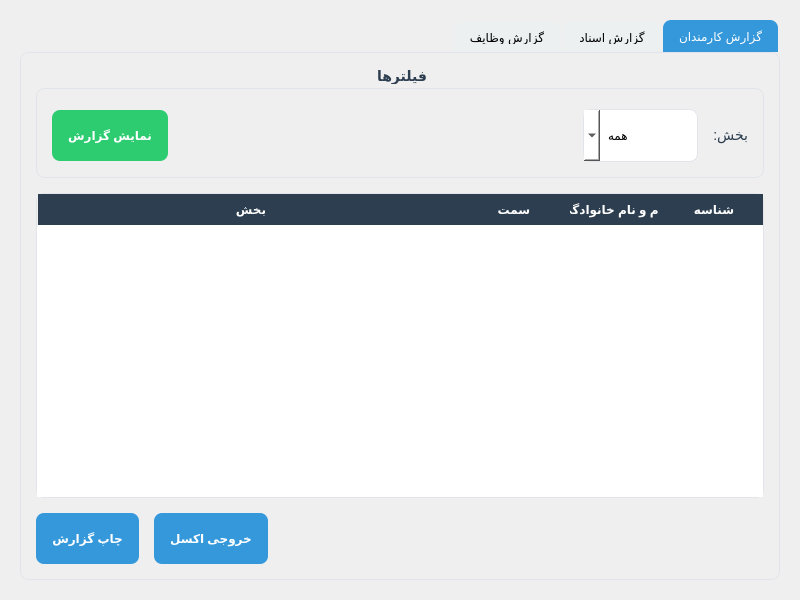
<?xml version="1.0" encoding="UTF-8"?>
<ui version="4.0">
 <class>Reports</class>
 <widget class="QWidget" name="Reports">
  <property name="geometry">
   <rect>
    <x>0</x>
    <y>0</y>
    <width>800</width>
    <height>600</height>
   </rect>
  </property>
  <property name="layoutDirection">
   <enum>Qt::RightToLeft</enum>
  </property>
  <property name="styleSheet">
   <string notr="true">QComboBox, QDateEdit {
  padding: 8px;
  border: 1px solid #e1e4e8;
  border-radius: 8px;
  background-color: white;
  min-height: 35px;
}
QTabWidget::pane {
  border: 1px solid #e1e4e8;
  border-radius: 8px;
}
QTabBar::tab {
  background-color: #ecf0f1;
  padding: 8px 16px;
  border-top-left-radius: 8px;
  border-top-right-radius: 8px;
  margin-right: 2px;
}
QTabBar::tab:selected {
  background-color: #3498db;
  color: white;
}
QTabBar::tab:!selected {
  margin-top: 2px;
}
QTableWidget {
  border: 1px solid #e1e4e8;
  border-radius: 8px;
  alternate-background-color: #f5f8fa;
  gridline-color: #e1e4e8;
}
QHeaderView::section {
  background-color: #2c3e50;
  color: white;
  padding: 6px;
  border: none;
  font-weight: bold;
}
QPushButton {
  border-radius: 8px;
  padding: 8px 16px;
  font-weight: bold;
  min-height: 35px;
}
QPushButton#exportButton, QPushButton#printButton {
  background-color: #3498db;
  color: white;
}
QPushButton#exportButton:hover, QPushButton#printButton:hover {
  background-color: #2980b9;
}
QLabel {
  font-size: 14px;
  color: #2c3e50;
}
QGroupBox {
  border: 1px solid #e1e4e8;
  border-radius: 8px;
  margin-top: 20px;
  font-size: 14px;
  font-weight: bold;
}
QGroupBox::title {
  subcontrol-origin: margin;
  subcontrol-position: top center;
  padding: 0 8px;
  color: #2c3e50;
}
QSplitter::handle {
  background-color: #e1e4e8;
}
QSplitter::handle:horizontal {
  width: 1px;
}
QSplitter::handle:vertical {
  height: 1px;
}</string>
  </property>
  <layout class="QVBoxLayout" name="verticalLayout">
   <property name="spacing">
    <number>15</number>
   </property>
   <property name="leftMargin">
    <number>20</number>
   </property>
   <property name="topMargin">
    <number>20</number>
   </property>
   <property name="rightMargin">
    <number>20</number>
   </property>
   <property name="bottomMargin">
    <number>20</number>
   </property>
   <item>
    <widget class="QTabWidget" name="tabWidget">
     <property name="currentIndex">
      <number>0</number>
     </property>
     <widget class="QWidget" name="employeeReportTab">
      <attribute name="title">
       <string>گزارش کارمندان</string>
      </attribute>
      <layout class="QVBoxLayout" name="verticalLayout_2">
       <property name="spacing">
        <number>15</number>
       </property>
       <property name="leftMargin">
        <number>15</number>
       </property>
       <property name="topMargin">
        <number>15</number>
       </property>
       <property name="rightMargin">
        <number>15</number>
       </property>
       <property name="bottomMargin">
        <number>15</number>
       </property>
       <item>
        <widget class="QGroupBox" name="filterGroupBox">
         <property name="title">
          <string>فیلترها</string>
         </property>
         <layout class="QHBoxLayout" name="horizontalLayout">
          <property name="spacing">
           <number>15</number>
          </property>
          <property name="leftMargin">
           <number>15</number>
          </property>
          <property name="topMargin">
           <number>20</number>
          </property>
          <property name="rightMargin">
           <number>15</number>
          </property>
          <property name="bottomMargin">
           <number>15</number>
          </property>
          <item>
           <widget class="QLabel" name="departmentLabel">
            <property name="text">
             <string>بخش:</string>
            </property>
           </widget>
          </item>
          <item>
           <widget class="QComboBox" name="departmentCombo">
            <item>
             <property name="text">
              <string>همه</string>
             </property>
            </item>
            <item>
             <property name="text">
              <string>فناوری اطلاعات</string>
             </property>
            </item>
            <item>
             <property name="text">
              <string>منابع انسانی</string>
             </property>
            </item>
            <item>
             <property name="text">
              <string>مالی</string>
             </property>
            </item>
            <item>
             <property name="text">
              <string>بازاریابی</string>
             </property>
            </item>
           </widget>
          </item>
          <item>
           <spacer name="horizontalSpacer">
            <property name="orientation">
             <enum>Qt::Horizontal</enum>
            </property>
            <property name="sizeHint" stdset="0">
             <size>
              <width>40</width>
              <height>20</height>
             </size>
            </property>
           </spacer>
          </item>
          <item>
           <widget class="QPushButton" name="generateButton">
            <property name="styleSheet">
             <string notr="true">background-color: #2ecc71;
color: white;</string>
            </property>
            <property name="text">
             <string>نمایش گزارش</string>
            </property>
           </widget>
          </item>
         </layout>
        </widget>
       </item>
       <item>
        <widget class="QTableWidget" name="employeeTable">
         <property name="alternatingRowColors">
          <bool>true</bool>
         </property>
         <property name="selectionBehavior">
          <enum>QAbstractItemView::SelectRows</enum>
         </property>
         <property name="sortingEnabled">
          <bool>true</bool>
         </property>
         <attribute name="horizontalHeaderStretchLastSection">
          <bool>true</bool>
         </attribute>
         <column>
          <property name="text">
           <string>شناسه</string>
          </property>
         </column>
         <column>
          <property name="text">
           <string>نام و نام خانوادگی</string>
          </property>
         </column>
         <column>
          <property name="text">
           <string>سمت</string>
          </property>
         </column>
         <column>
          <property name="text">
           <string>بخش</string>
          </property>
         </column>
        </widget>
       </item>
       <item>
        <layout class="QHBoxLayout" name="actionLayout">
         <property name="spacing">
          <number>15</number>
         </property>
         <item>
          <spacer name="horizontalSpacer_2">
           <property name="orientation">
            <enum>Qt::Horizontal</enum>
           </property>
           <property name="sizeHint" stdset="0">
            <size>
             <width>40</width>
             <height>20</height>
            </size>
           </property>
          </spacer>
         </item>
         <item>
          <widget class="QPushButton" name="exportButton">
           <property name="text">
            <string>خروجی اکسل</string>
           </property>
          </widget>
         </item>
         <item>
          <widget class="QPushButton" name="printButton">
           <property name="text">
            <string>چاپ گزارش</string>
           </property>
          </widget>
         </item>
        </layout>
       </item>
      </layout>
     </widget>
     <widget class="QWidget" name="documentReportTab">
      <attribute name="title">
       <string>گزارش اسناد</string>
      </attribute>
      <layout class="QVBoxLayout" name="verticalLayout_3">
       <property name="spacing">
        <number>15</number>
       </property>
       <property name="leftMargin">
        <number>15</number>
       </property>
       <property name="topMargin">
        <number>15</number>
       </property>
       <property name="rightMargin">
        <number>15</number>
       </property>
       <property name="bottomMargin">
        <number>15</number>
       </property>
       <item>
        <widget class="QGroupBox" name="docFilterGroupBox">
         <property name="title">
          <string>فیلترها</string>
         </property>
         <layout class="QHBoxLayout" name="horizontalLayout_2">
          <property name="spacing">
           <number>15</number>
          </property>
          <property name="leftMargin">
           <number>15</number>
          </property>
          <property name="topMargin">
           <number>20</number>
          </property>
          <property name="rightMargin">
           <number>15</number>
          </property>
          <property name="bottomMargin">
           <number>15</number>
          </property>
          <item>
           <widget class="QLabel" name="dateFromLabel">
            <property name="text">
             <string>از تاریخ:</string>
            </property>
           </widget>
          </item>
          <item>
           <widget class="QDateEdit" name="dateFromEdit">
            <property name="calendarPopup">
             <bool>true</bool>
            </property>
           </widget>
          </item>
          <item>
           <widget class="QLabel" name="dateToLabel">
            <property name="text">
             <string>تا تاریخ:</string>
            </property>
           </widget>
          </item>
          <item>
           <widget class="QDateEdit" name="dateToEdit">
            <property name="calendarPopup">
             <bool>true</bool>
            </property>
           </widget>
          </item>
          <item>
           <spacer name="horizontalSpacer_3">
            <property name="orientation">
             <enum>Qt::Horizontal</enum>
            </property>
            <property name="sizeHint" stdset="0">
             <size>
              <width>40</width>
              <height>20</height>
             </size>
            </property>
           </spacer>
          </item>
          <item>
           <widget class="QPushButton" name="generateDocButton">
            <property name="styleSheet">
             <string notr="true">background-color: #2ecc71;
color: white;</string>
            </property>
            <property name="text">
             <string>نمایش گزارش</string>
            </property>
           </widget>
          </item>
         </layout>
        </widget>
       </item>
       <item>
        <widget class="QTableWidget" name="documentTable">
         <property name="alternatingRowColors">
          <bool>true</bool>
         </property>
         <property name="selectionBehavior">
          <enum>QAbstractItemView::SelectRows</enum>
         </property>
         <property name="sortingEnabled">
          <bool>true</bool>
         </property>
         <attribute name="horizontalHeaderStretchLastSection">
          <bool>true</bool>
         </attribute>
         <column>
          <property name="text">
           <string>شناسه</string>
          </property>
         </column>
         <column>
          <property name="text">
           <string>عنوان</string>
          </property>
         </column>
         <column>
          <property name="text">
           <string>نویسنده</string>
          </property>
         </column>
         <column>
          <property name="text">
           <string>تاریخ ایجاد</string>
          </property>
         </column>
        </widget>
       </item>
       <item>
        <layout class="QHBoxLayout" name="docActionLayout">
         <property name="spacing">
          <number>15</number>
         </property>
         <item>
          <spacer name="horizontalSpacer_4">
           <property name="orientation">
            <enum>Qt::Horizontal</enum>
           </property>
           <property name="sizeHint" stdset="0">
            <size>
             <width>40</width>
             <height>20</height>
            </size>
           </property>
          </spacer>
         </item>
         <item>
          <widget class="QPushButton" name="exportDocButton">
           <property name="text">
            <string>خروجی اکسل</string>
           </property>
          </widget>
         </item>
         <item>
          <widget class="QPushButton" name="printDocButton">
           <property name="text">
            <string>چاپ گزارش</string>
           </property>
          </widget>
         </item>
        </layout>
       </item>
      </layout>
     </widget>
     <widget class="QWidget" name="taskReportTab">
      <attribute name="title">
       <string>گزارش وظایف</string>
      </attribute>
      <layout class="QVBoxLayout" name="verticalLayout_4">
       <property name="spacing">
        <number>15</number>
       </property>
       <property name="leftMargin">
        <number>15</number>
       </property>
       <property name="topMargin">
        <number>15</number>
       </property>
       <property name="rightMargin">
        <number>15</number>
       </property>
       <property name="bottomMargin">
        <number>15</number>
       </property>
       <item>
        <widget class="QGroupBox" name="taskFilterGroupBox">
         <property name="title">
          <string>فیلترها</string>
         </property>
         <layout class="QHBoxLayout" name="horizontalLayout_3">
          <property name="spacing">
           <number>15</number>
          </property>
          <property name="leftMargin">
           <number>15</number>
          </property>
          <property name="topMargin">
           <number>20</number>
          </property>
          <property name="rightMargin">
           <number>15</number>
          </property>
          <property name="bottomMargin">
           <number>15</number>
          </property>
          <item>
           <widget class="QLabel" name="statusLabel">
            <property name="text">
             <string>وضعیت:</string>
            </property>
           </widget>
          </item>
          <item>
           <widget class="QComboBox" name="statusCombo">
            <item>
             <property name="text">
              <string>همه</string>
             </property>
            </item>
            <item>
             <property name="text">
              <string>در انتظار</string>
             </property>
            </item>
            <item>
             <property name="text">
              <string>در حال انجام</string>
             </property>
            </item>
            <item>
             <property name="text">
              <string>تکمیل شده</string>
             </property>
            </item>
           </widget>
          </item>
          <item>
           <widget class="QLabel" name="assigneeLabel">
            <property name="text">
             <string>مسئول:</string>
            </property>
           </widget>
          </item>
          <item>
           <widget class="QComboBox" name="assigneeCombo">
            <item>
             <property name="text">
              <string>همه</string>
             </property>
            </item>
           </widget>
          </item>
          <item>
           <spacer name="horizontalSpacer_5">
            <property name="orientation">
             <enum>Qt::Horizontal</enum>
            </property>
            <property name="sizeHint" stdset="0">
             <size>
              <width>40</width>
              <height>20</height>
             </size>
            </property>
           </spacer>
          </item>
          <item>
           <widget class="QPushButton" name="generateTaskButton">
            <property name="styleSheet">
             <string notr="true">background-color: #2ecc71;
color: white;</string>
            </property>
            <property name="text">
             <string>نمایش گزارش</string>
            </property>
           </widget>
          </item>
         </layout>
        </widget>
       </item>
       <item>
        <widget class="QTableWidget" name="taskTable">
         <property name="alternatingRowColors">
          <bool>true</bool>
         </property>
         <property name="selectionBehavior">
          <enum>QAbstractItemView::SelectRows</enum>
         </property>
         <property name="sortingEnabled">
          <bool>true</bool>
         </property>
         <attribute name="horizontalHeaderStretchLastSection">
          <bool>true</bool>
         </attribute>
         <column>
          <property name="text">
           <string>شناسه</string>
          </property>
         </column>
         <column>
          <property name="text">
           <string>عنوان</string>
          </property>
         </column>
         <column>
          <property name="text">
           <string>مسئول</string>
          </property>
         </column>
         <column>
          <property name="text">
           <string>مهلت انجام</string>
          </property>
         </column>
         <column>
          <property name="text">
           <string>وضعیت</string>
          </property>
         </column>
        </widget>
       </item>
       <item>
        <layout class="QHBoxLayout" name="taskActionLayout">
         <property name="spacing">
          <number>15</number>
         </property>
         <item>
          <spacer name="horizontalSpacer_6">
           <property name="orientation">
            <enum>Qt::Horizontal</enum>
           </property>
           <property name="sizeHint" stdset="0">
            <size>
             <width>40</width>
             <height>20</height>
            </size>
           </property>
          </spacer>
         </item>
         <item>
          <widget class="QPushButton" name="exportTaskButton">
           <property name="text">
            <string>خروجی اکسل</string>
           </property>
          </widget>
         </item>
         <item>
          <widget class="QPushButton" name="printTaskButton">
           <property name="text">
            <string>چاپ گزارش</string>
           </property>
          </widget>
         </item>
        </layout>
       </item>
      </layout>
     </widget>
    </widget>
   </item>
  </layout>
 </widget>
 <resources/>
 <connections/>
</ui> 
